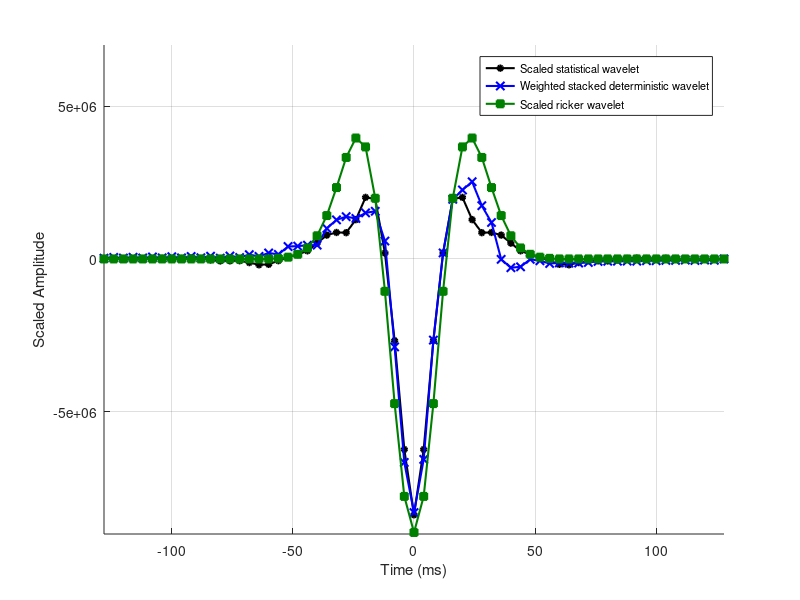
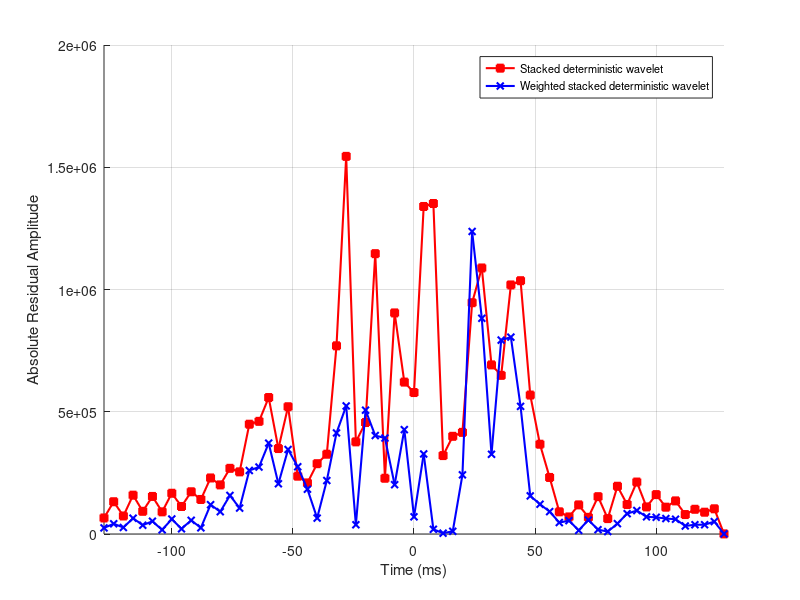
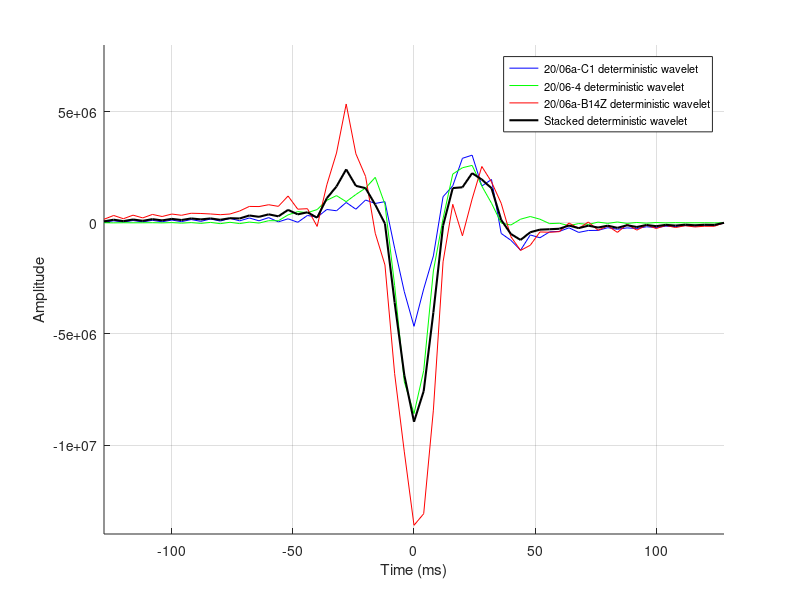

Recreate these plots in MATLAB, in order.
%A script to scale the statistical wavelet and ricker wavelet to the deterministic wavelet and
%to combine/weight the deterministic wavelets, creating a weighted
%deterministic wavelet that closely matched the scaled statistical wavelet.

%Author: T. Berridge
%Date: 14/07/2020

clc; % Clear Command Window
close all; %Close all figures
clear; %Erase all existing variables


%load wavelets with 4ms smapling interval and 256ms lnegth
%data in form [time(ms):amplitude]
load('wavelet_C1.txt') %deterministic at 20/06a-C1
load('wavelet_4.txt') %deterministic at 20/06-4
load('wavelet_B14Z.txt') %deterministic at 20/06a-B14Z
exstat1=load('wavelet_extendedstatistical1.txt'); %Created across my study area using parameters CNOOC used for whole Buzzard field
ricker=load('wavelet_ricker.txt');
%% - Scale statistical wavelet
stacked_wavelet = (wavelet_C1 + wavelet_4 + wavelet_B14Z)/3; %equally weighted

scale_factor1 = mean(stacked_wavelet(23:43,2)./exstat1(23:43,2)); % scale factor taken from aplitudes over 80ms window across the centre of the wavelet
exstat1_scaled = [exstat1(:,1),exstat1(:,2)*scale_factor1]; %scaled statistical wavelet

%% - Scale ricker wavelet
scale_factor2 = stacked_wavelet(33,2)/ricker(33,2); % scale factor taken from aplitudes over 80ms window across the centre of the wavelet
ricker_scaled = [ricker(:,1),ricker(:,2)*scale_factor2]; %scaled ricker wavelet

%% - calculate well weightings to 1 d.p.
x1=linspace(0.1,0.9,9); %min. well weighting is 0.1 and max. well weighting is 0.9
y1=linspace(0.1,0.9,9);
z1=linspace(0.1,0.9,9);

for i=1:length(x1)
    for j=1:length(y1)
        for k=1:length(z1)
            %all possible wighting combinations
            weighted_wavelet1(:,i,j,k) = [(x1(i)*wavelet_C1(:,2)+y1(j)*wavelet_4(:,2)+z1(k)*wavelet_B14Z(:,2))];
            scaled_stat_wavelet1(:,i,j,k) = exstat1_scaled(:,2);
        end
    end
end

residual1 = weighted_wavelet1 - scaled_stat_wavelet1; %residual at all possible wighting combinations
mean_residual1 = mean(abs(residual1)); %mean residual at all weighting combinations
mean_residual1 = squeeze(mean_residual1); %convert from a 1x9x9x9 matrix to a 9x9x9 matrix

for i=1:length(mean_residual1)
    for j=1:length(mean_residual1)
        for k=1:length(mean_residual1)
            if i+j+k==10 %to ensure weighting sums to 1
                mean_resid1(i,j,k) = mean_residual1(i,j,k); %removes all weightings that don't sum to 1
            end
        end
    end
end
resid1 = nonzeros(mean_resid1); %removes zeros
minimum1=min(resid1); %the lowest residual between weighted stacked deterministic and statistical
[i1,j1,k1]=find(mean_residual1==minimum1); %finds position of lowest residual

fprintf('The optimal weighting of the wells (to 1 d.p in order of input) is: %.2f %.2f %.2f \n', i1/10, j1/10, k1/10)

%% - check the code works
x1=0.2;
y1=0.7;
z1=0.1;

weighted_wavelet1 = [exstat1(:,1),(x1*wavelet_C1(:,2)+y1*wavelet_4(:,2)+z1*wavelet_B14Z(:,2))];
diff1 = mean(abs(weighted_wavelet1(:,2) - exstat1_scaled(:,2)));
%%

figure;
hold on
grid on
%plot(wavelet_4(:,1),wavelet_4(:,2), 'k')
%plot(wavelet_C1(:,1),wavelet_C1(:,2), 'b')
%plot(wavelet_B14Z(:,1),wavelet_B14Z(:,2), 'r')
plot(exstat1_scaled(:,1),exstat1_scaled(:,2), '-ko','Markersize', 4, 'MarkerFaceColor', [0,0,0], 'LineWidth',1.5)
plot(weighted_wavelet1(:,1),weighted_wavelet1(:,2), '-bx', 'Markersize', 6, 'MarkerFaceColor', [0,0,1], 'LineWidth',1.5) %0.2 0.7 0.1 weighting
plot(ricker_scaled(:,1),ricker_scaled(:,2), '-s', 'Color', [0,0.5,0],'Markersize', 5, 'MarkerFaceColor', [0,0.5,0], 'LineWidth',1.5)
xlim([-128 128])
ylim([-9e6 7e6])
xlabel('Time (ms)')
ylabel('Scaled Amplitude')
legend('Scaled statistical wavelet', 'Weighted stacked deterministic wavelet', 'Scaled ricker wavelet', 'FontSize',8)
hold off

figure; %absolute residual in amplitude 
hold on
grid on
plot(stacked_wavelet(:,1),abs(stacked_wavelet(:,2)-exstat1_scaled(:,2)), '-rs','Markersize', 5, 'MarkerFaceColor', [1,0,0], 'LineWidth',1.5) %equal weighting
plot(weighted_wavelet1(:,1),abs(weighted_wavelet1(:,2)-exstat1_scaled(:,2)), '-bx', 'Markersize', 5, 'MarkerFaceColor', [0,0,1], 'LineWidth',1.5) %0.2 0.7 0.1 weighting
xlabel('Time (ms)')
ylabel('Absolute Residual Amplitude')
xlim([-128 128])
legend('Stacked deterministic wavelet', 'Weighted stacked deterministic wavelet', 'FontSize',8)

figure; %Stacked wavelet - equally weighted
hold on
grid on
%rectangle('Position',[-40 -14e6 80 22e6],'FaceColor',[.75 .75 .75],'EdgeColor','w') %starting coordinate, xlength, ylength
plot(wavelet_C1(:,1),wavelet_C1(:,2), 'b')
plot(wavelet_4(:,1),wavelet_4(:,2), 'g')
plot(wavelet_B14Z(:,1),wavelet_B14Z(:,2), 'r')
plot(stacked_wavelet(:,1),stacked_wavelet(:,2), 'k', 'LineWidth',1.5) %equal weighting
xlabel('Time (ms)')
ylabel('Amplitude')
legend('20/06a-C1 deterministic wavelet', '20/06-4 deterministic wavelet', '20/06a-B14Z deterministic wavelet', 'Stacked deterministic wavelet', 'FontSize',8)
xlim([-128 128])
ylim([-14e6 8e6])

